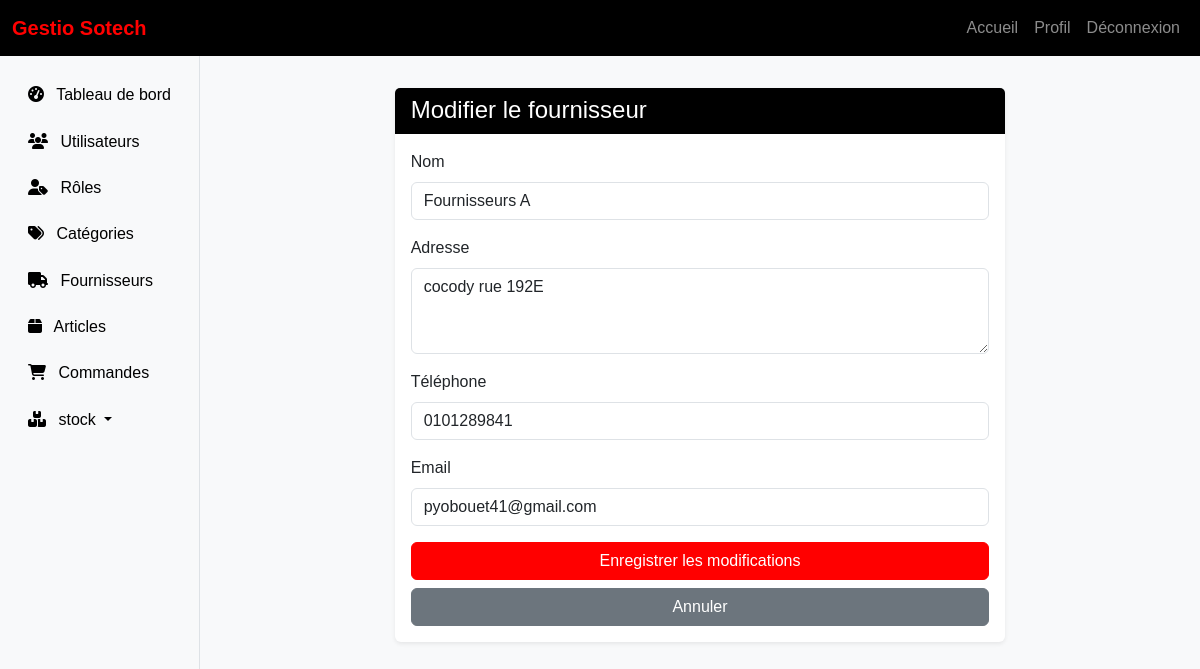
Page /fournisseurs/1/modifier/ (signed in) on the committed database.
### core/models.py (models this page shows, shortened)
class Fournisseur(models.Model):
    nom = models.CharField(max_length=100)
    adresse = models.TextField()
    telephone = models.CharField(max_length=15)
    email = models.EmailField()
    date_creation = models.DateTimeField(auto_now_add=True)
    date_modification = models.DateTimeField(auto_now=True)

### core/views.py (the view, shortened to what this page needs)
# urls.py: path('fournisseurs/<int:pk>/modifier/', views.FournisseurUpdateView.as_view(), name='modifier_fournisseur'),
class FournisseurUpdateView(LoginRequiredMixin, UpdateView):
    model = Fournisseur
    template_name = 'core/fournisseurs/modifier.html'
    fields = ['nom', 'adresse', 'telephone', 'email']
    success_url = reverse_lazy('liste_fournisseurs')

### templates/core/fournisseurs/modifier.html (shortened to what this page needs)
{% extends 'base.html' %}
{% block content %}
<div class="container-fluid">
    <div class="row justify-content-center">
        <div class="col-md-8">
            <div class="card">
                <div class="card-header">
                    <h2 class="h4 mb-0">Modifier le fournisseur</h2>
                </div>
                <div class="card-body">
                    <form method="post" class="needs-validation" novalidate>
                        <div class="mb-3">
                            <label for="nom" class="form-label">Nom</label>
                            <input type="text" class="form-control" id="nom" name="nom" value="{{ object.nom }}" required>
                        </div>
                        <div class="mb-3">
                            <label for="adresse" class="form-label">Adresse</label>
                            <textarea class="form-control" id="adresse" name="adresse" rows="3" required>{{ object.adresse }}</textarea>
                        </div>
                        <div class="mb-3">
                            <label for="telephone" class="form-label">Téléphone</label>
                            <input type="tel" class="form-control" id="telephone" name="telephone" value="{{ object.telephone }}" required>
                        </div>
                        <div class="mb-3">
                            <label for="email" class="form-label">Email</label>
                            <input type="email" class="form-control" id="email" name="email" value="{{ object.email }}" required>
                        </div>
                        <div class="d-grid gap-2">
                            <button type="submit" class="btn btn-primary">Enregistrer les modifications</button>
                            <a href="{% url 'liste_fournisseurs' %}" class="btn btn-secondary">Annuler</a>
                        </div>
                    </form>
                </div>
            </div>
        </div>
    </div>
</div>
{% endblock %}

### static/css/style.css (style rules this page uses)
:root { --primary-color: #ff0000; --secondary-color: #000000; --light-gray: #f8f9fa; --dark-gray: #343a40; }
body { font-family: 'Arial', sans-serif; background-color: var(--light-gray); }
.btn-primary { background-color: var(--primary-color); border-color: var(--primary-color); }
.card { border: none; box-shadow: 0 0.125rem 0.25rem rgba(0, 0, 0, 0.075); }
.card-header { background-color: var(--secondary-color); color: white; }

### rows in the picture
Fournisseur: nom "Fournisseurs A", adresse "cocody rue 192E", telephone "0101289841", email "pyobouet41@gmail.com"
